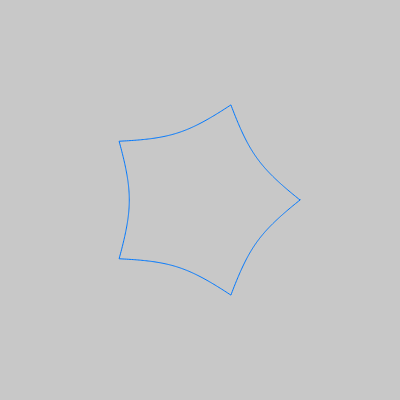
Frame 1 (no input)
Frame 60 (no input): identical to frame 1, image omitted
Frame 120 (the mouse pressed at the canvas centre since frame 60): identical to frame 1, image omitted

The p5.js sketch that drew this single still picture (run headless with seeded random() and noise() and a simulated clock; from frame 60 on, the mouse is pressed at the canvas centre):

// p5.js sketch
// ── sketch.js
// Dan Shiffman, Coding Challenge #23, 2D Supershapes
// https://youtu.be/ksRoh-10lak
// Paul Bourke: http://paulbourke.net/geometry/supershape/

var slider;
var n1 = 1;
var n2 = 1;
var n3 = 1;
var a = 1;
var b = 1;
var m = 5;

function setup() {
  createCanvas( 400, 400 );
  slider = createSlider( 0, 10, 5, 1 );
}

function supershape( theta ) {
  var m = slider.value();
  var part1 = ( 1 / a ) * cos( theta * m / 4 );
  part1 = abs( part1 );
  part1 = pow( part1, n2 );

  var part2 = ( 1 / b ) * sin( theta * m / 4 );
  part2 = abs( part2 );
  part2 = pow( part2, n3 );

  var part3 = pow( part1 + part2, 1 / n1 );
  
  if ( part3 === 0 ) {
    return 0;
  } else {
    return 1 / part3;
  }
}

function draw() {
  background( 200 );
  stroke( 0, 120, 255 );
  noFill();
  translate( width / 2, height / 2 );

  var radius = 100;
  var total_points = 500;
  var increment = TWO_PI / total_points;
  beginShape();
  for ( var angle = 0; angle < TWO_PI ; angle += increment ) {
    var r = supershape( angle );
    var x = radius * r * cos( angle );
    var y = radius * r * sin( angle );
    vertex( x, y );
  }
  endShape( CLOSE );

}
